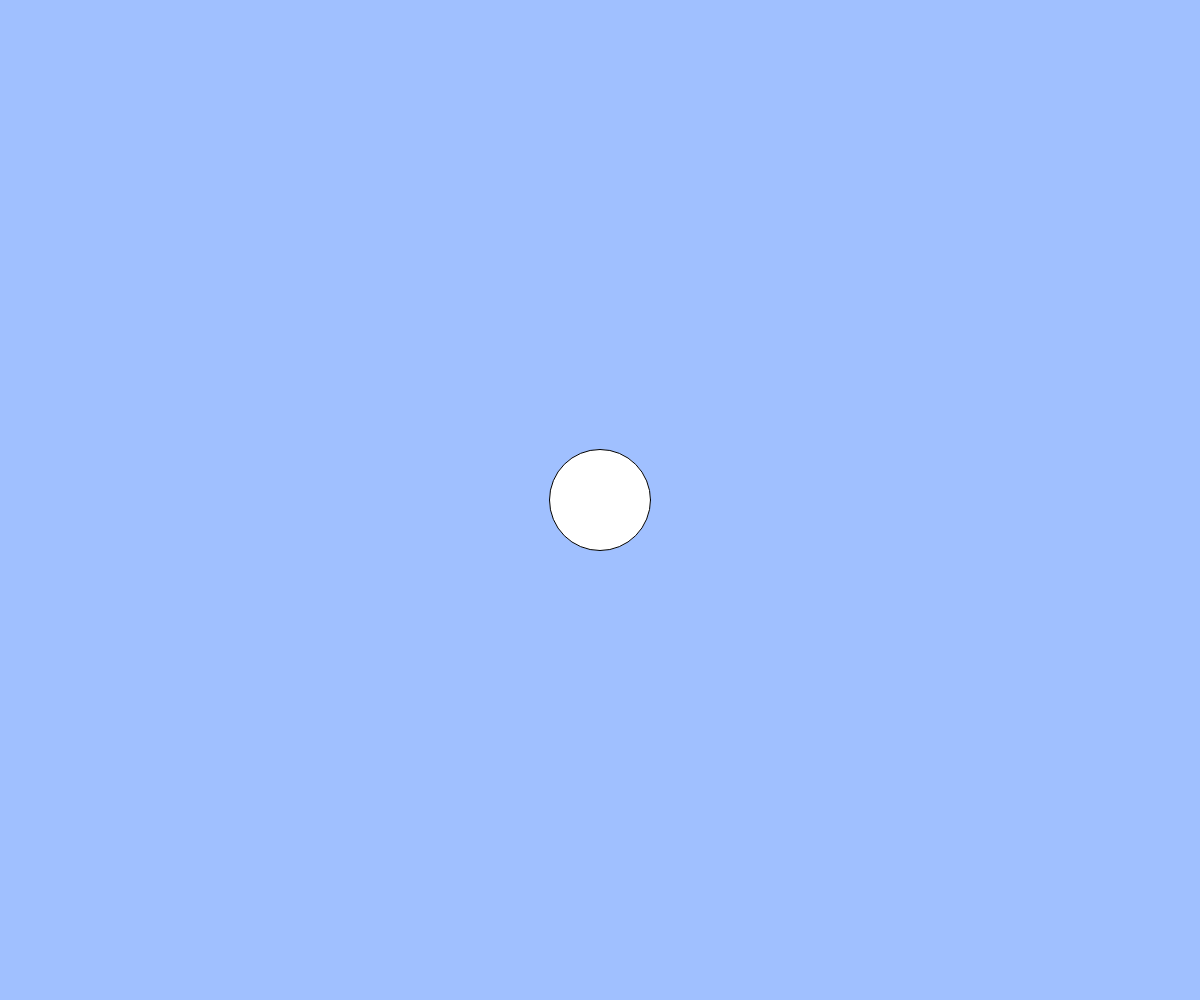
Frame 1 (no input)
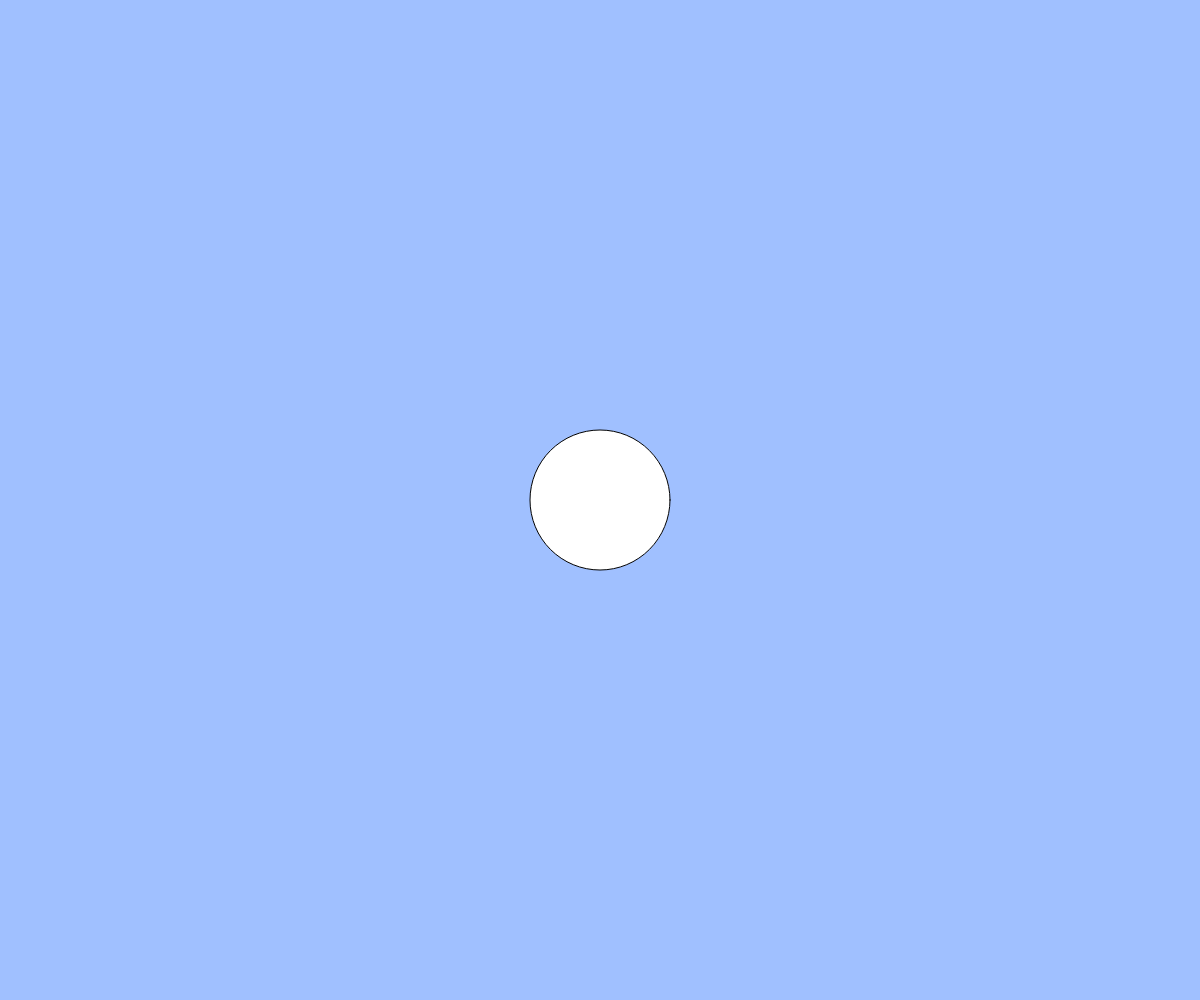
Frame 60 (no input)
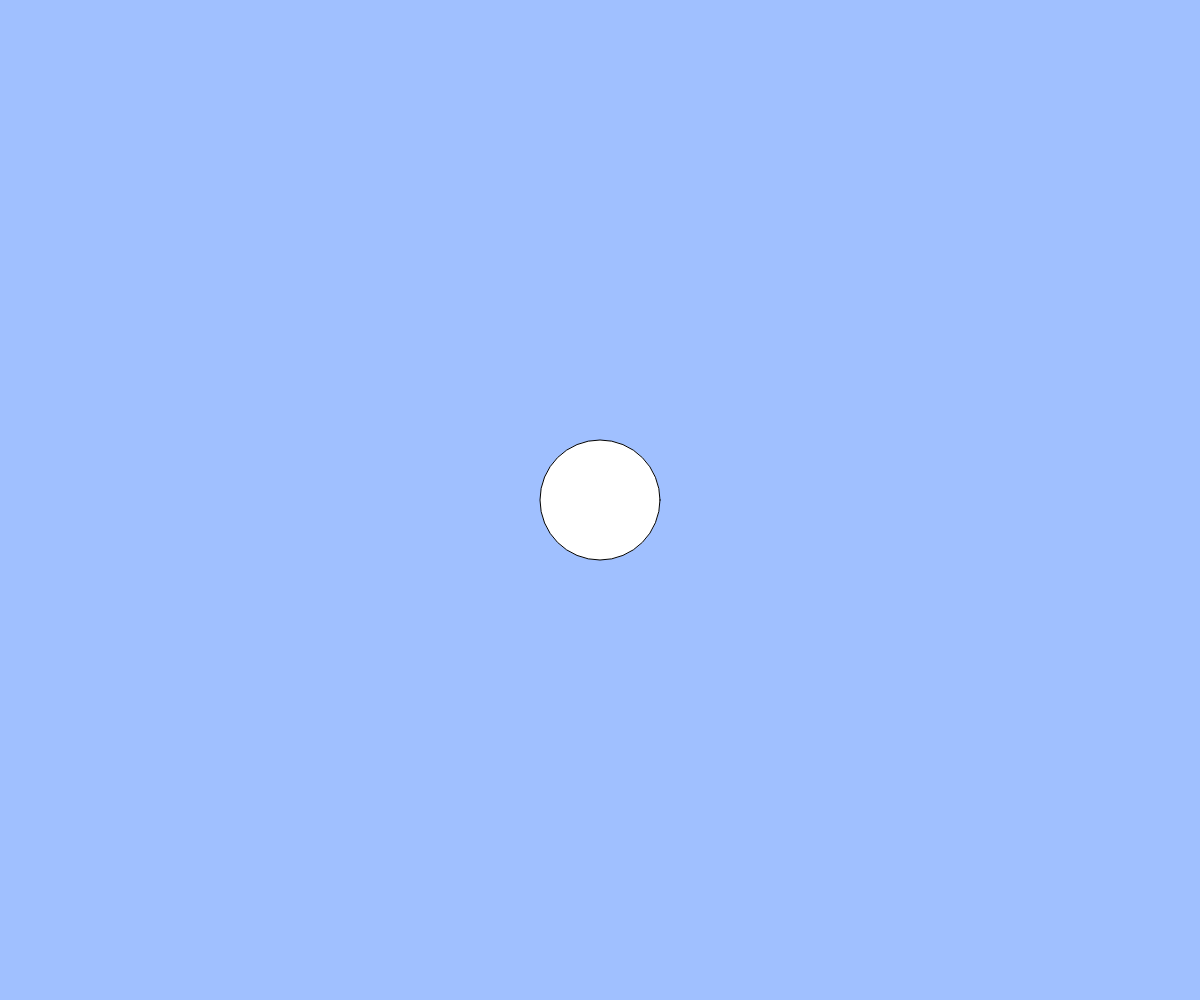
Frame 120 (the mouse pressed at the canvas centre since frame 60)

The p5.js sketch that drew these frames (run headless with seeded random() and noise() and a simulated clock; from frame 60 on, the mouse is pressed at the canvas centre):

// p5.js sketch
// ── sketch.js
// 練習問題「心臓の鼓動のように大きくなったり小さくなったりする円」
let count;
let cycle;

function setup(){
  createCanvas(windowWidth, windowHeight);
  count = 0;
  cycle = 100;
}

function windowResized(){ 
  resizeCanvas(windowWidth, windowHeight); 
}

function draw(){
  background(160, 192, 255);
  if(keyIsDown(" ".charCodeAt(0))){
  count = (count + 2) % cycle;
  }
  else{
  count = (count + 1) % cycle;  
  }
  let size = count;
  if(count < 50){
    ellipse(width / 2, height / 2, 100 + size); 
  }
  else{
    ellipse(width / 2, height / 2, 200 - size); 
  }
}
